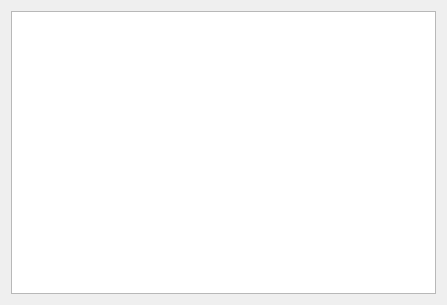
<?xml version="1.0" encoding="UTF-8"?>
<ui version="4.0">
 <class>TextContentWidget</class>
 <widget class="QWidget" name="TextContentWidget">
  <property name="geometry">
   <rect>
    <x>0</x>
    <y>0</y>
    <width>447</width>
    <height>305</height>
   </rect>
  </property>
  <property name="sizePolicy">
   <sizepolicy hsizetype="Preferred" vsizetype="Preferred">
    <horstretch>0</horstretch>
    <verstretch>0</verstretch>
   </sizepolicy>
  </property>
  <property name="windowTitle">
   <string>Form</string>
  </property>
  <property name="styleSheet">
   <string notr="true"/>
  </property>
  <layout class="QHBoxLayout" name="horizontalLayout">
   <item>
    <widget class="QPlainTextEdit" name="plainTextEdit"/>
   </item>
  </layout>
 </widget>
 <resources/>
 <connections/>
</ui>
